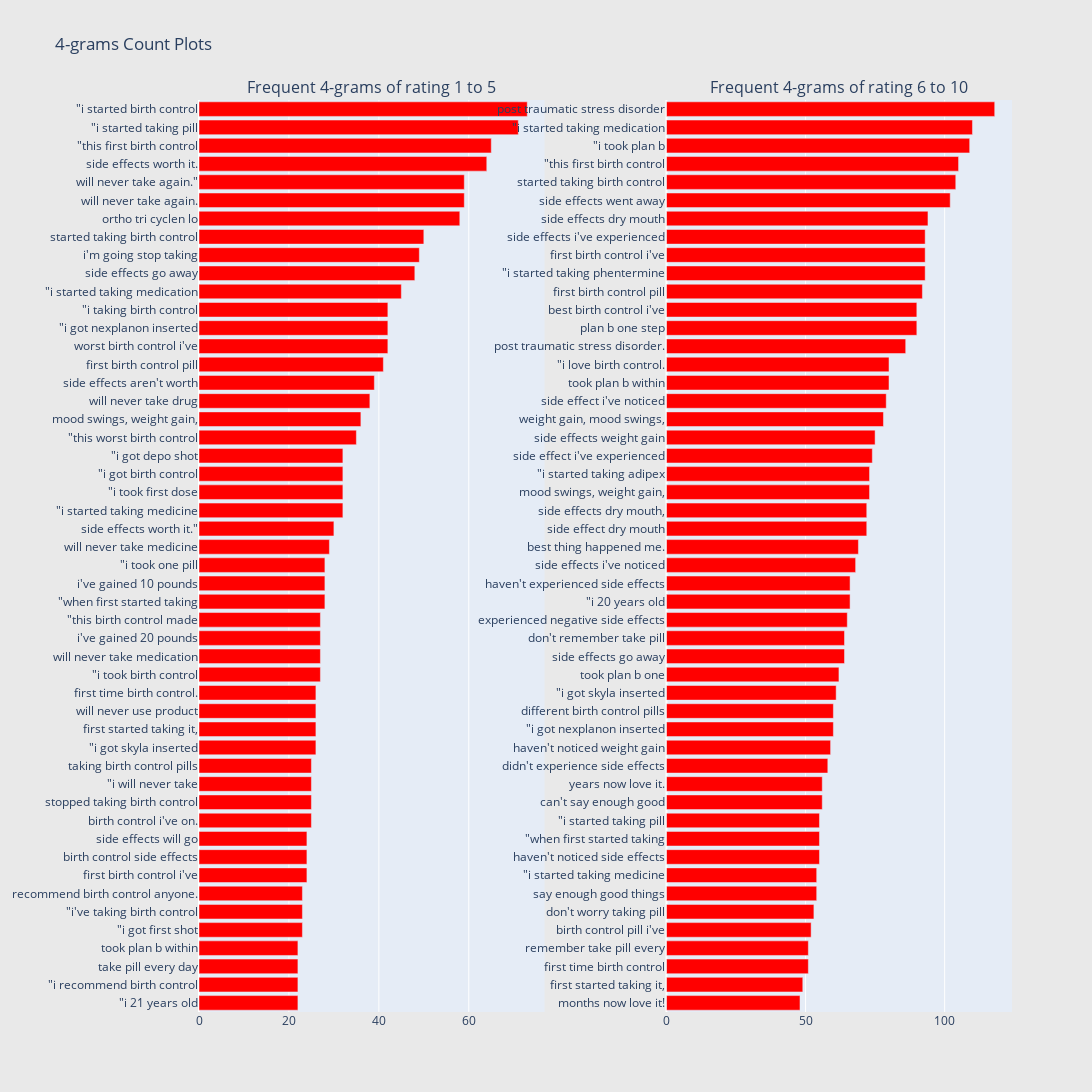

Here is the notebook cell this chart was saved with:
### Markdown cell above
From 3-gram you can see that there is a difference between positive and negative corpus. Bad side effects, birth control pills, negative side effects are corpus that classify positive and negative. However, both positive and negative parts can be thought that it has missing parts that reverses the context, such as' not' in front of a corpus.

### Code cell
freq_dict = defaultdict(int)
for sent in df_all_1_5["review"]:
    for word in generate_ngrams(sent,4):
        freq_dict[word] += 1
fd_sorted = pd.DataFrame(sorted(freq_dict.items(), key=lambda x: x[1])[::-1])
fd_sorted.columns = ["word", "wordcount"]
trace1 = horizontal_bar_chart(fd_sorted.head(50), 'red')

freq_dict = defaultdict(int)
for sent in df_all_6_10["review"]:
    for word in generate_ngrams(sent,4):
        freq_dict[word] += 1
fd_sorted = pd.DataFrame(sorted(freq_dict.items(), key=lambda x: x[1])[::-1])
fd_sorted.columns = ["word", "wordcount"]
trace2 = horizontal_bar_chart(fd_sorted.head(50), 'red')

# Creating two subplots
fig = tools.make_subplots(rows=1, cols=2, vertical_spacing=0.04,horizontal_spacing=0.15,
                          subplot_titles=["Frequent 4-grams of rating 1 to 5", 
                                          "Frequent 4-grams of rating 6 to 10"])
fig.append_trace(trace1, 1, 1)
fig.append_trace(trace2, 1, 2)
fig['layout'].update(height=1200, width=1600, paper_bgcolor='rgb(233,233,233)', title="4-grams Count Plots")
py.iplot(fig, filename='word-plots')

### Figure 1 — Plotly figure (JSON) as saved in the notebook; plotly's stock layout.template omitted (floating-point values rounded to 4 significant figures)
{"data": [{"marker": {"color": "red"}, "orientation": "h", "showlegend": false, "type": "bar", "x": [22, 22, 22, 22, 23, 23, 23, 24, 24, 24, 25, 25, 25, 25, 26, 26, 26, 26, 27, 27, 27, 27, 28, 28, 28, 29, 30, 32, 32, 32, 32, 35, 36, 38, 39, 41, 42, 42, 42, 45, 48, 49, 50, 58, 59, 59, 64, 65, 71, 73], "xaxis": "x", "y": ["\"i 21 years old", "\"i recommend birth control", "take pill every day", "took plan b within", "\"i got first shot", "\"i&#039;ve taking birth control", "recommend birth control anyone.", "first birth control i&#039;ve", "birth control side effects", "side effects will go", "birth control i&#039;ve on.", "stopped taking birth control", "\"i will never take", "taking birth control pills", "\"i got skyla inserted", "first started taking it,", "will never use product", "first time birth control.", "\"i took birth control", "will never take medication", "i&#039;ve gained 20 pounds", "\"this birth control made", "\"when first started taking", "i&#039;ve gained 10 pounds", "\"i took one pill", "will never take medicine", "side effects worth it.\"", "\"i started taking medicine", "\"i took first dose", "\"i got birth control", "\"i got depo shot", "\"this worst birth control", "mood swings, weight gain,", "will never take drug", "side effects aren&#039;t worth", "first birth control pill", "worst birth control i&#039;ve", "\"i got nexplanon inserted", "\"i taking birth control", "\"i started taking medication", "side effects go away", "i&#039;m going stop taking", "started taking birth control", "ortho tri cyclen lo", "will never take again.", "will never take again.\"", "side effects worth it.", "\"this first birth control", "\"i started taking pill", "\"i started birth control"], "yaxis": "y"}, {"marker": {"color": "red"}, "orientation": "h", "showlegend": false, "type": "bar", "x": [48, 49, 51, 51, 52, 53, 54, 54, 55, 55, 55, 56, 56, 58, 59, 60, 60, 61, 62, 64, 64, 65, 66, 66, 68, 69, 72, 72, 73, 73, 74, 75, 78, 79, 80, 80, 86, 90, 90, 92, 93, 93, 93, 94, 102, 104, 105, 109, 110, 118], "xaxis": "x2", "y": ["months now love it!", "first started taking it,", "first time birth control", "remember take pill every", "birth control pill i&#039;ve", "don&#039;t worry taking pill", "say enough good things", "\"i started taking medicine", "haven&#039;t noticed side effects", "\"when first started taking", "\"i started taking pill", "can&#039;t say enough good", "years now love it.", "didn&#039;t experience side effects", "haven&#039;t noticed weight gain", "\"i got nexplanon inserted", "different birth control pills", "\"i got skyla inserted", "took plan b one", "side effects go away", "don&#039;t remember take pill", "experienced negative side effects", "\"i 20 years old", "haven&#039;t experienced side effects", "side effects i&#039;ve noticed", "best thing happened me.", "side effect dry mouth", "side effects dry mouth,", "mood swings, weight gain,", "\"i started taking adipex", "side effect i&#039;ve experienced", "side effects weight gain", "weight gain, mood swings,", "side effect i&#039;ve noticed", "took plan b within", "\"i love birth control.", "post traumatic stress disorder.", "plan b one step", "best birth control i&#039;ve", "first birth control pill", "\"i started taking phentermine", "first birth control i&#039;ve", "side effects i&#039;ve experienced", "side effects dry mouth", "side effects went away", "started taking birth control", "\"this first birth control", "\"i took plan b", "\"i started taking medication", "post traumatic stress disorder"], "yaxis": "y2"}], "layout": {"annotations": [{"font": {"size": 16}, "showarrow": false, "text": "Frequent 4-grams of rating 1 to 5", "x": 0.2125, "xanchor": "center", "xref": "paper", "y": 1, "yanchor": "bottom", "yref": "paper"}, {"font": {"size": 16}, "showarrow": false, "text": "Frequent 4-grams of rating 6 to 10", "x": 0.7875, "xanchor": "center", "xref": "paper", "y": 1, "yanchor": "bottom", "yref": "paper"}], "height": 1200, "paper_bgcolor": "rgb(233,233,233)", "title": {"text": "4-grams Count Plots"}, "width": 1600, "xaxis": {"anchor": "y", "domain": [0, 0.425]}, "xaxis2": {"anchor": "y2", "domain": [0.575, 1]}, "yaxis": {"anchor": "x", "domain": [0, 1]}, "yaxis2": {"anchor": "x2", "domain": [0, 1]}}}
